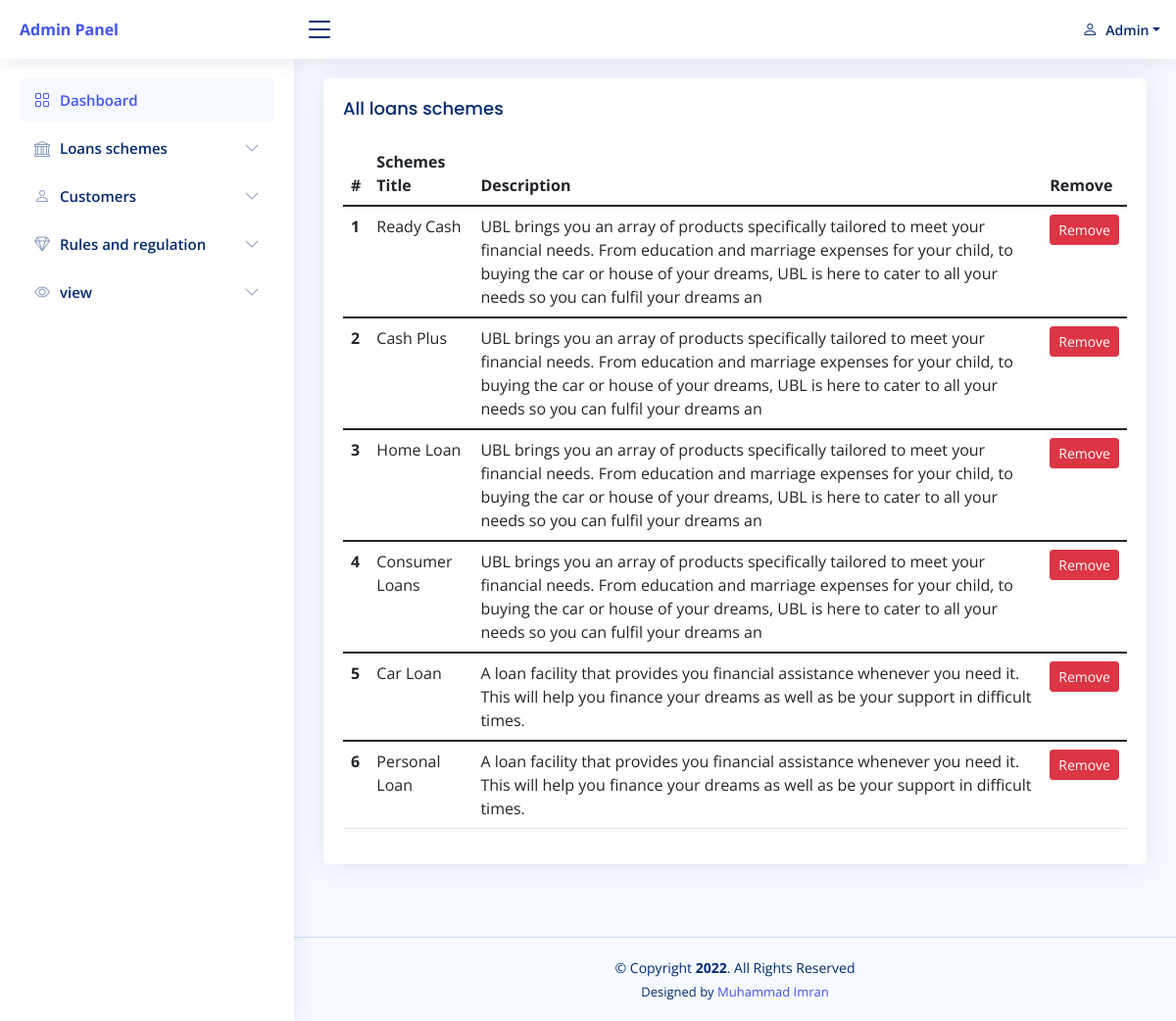
Page /NiceAdmin/All_loans_schemes.php (signed in) on the committed database.
### tables this page shows
CREATE TABLE `loans_schemes_table` (
  `loans_schemes_id` int(11) NOT NULL AUTO_INCREMENT,
  `loans_schemes_title` varchar(255) DEFAULT NULL,
  `loans_schemes_description` varchar(255) DEFAULT NULL,
  `interest_rate` varchar(255) DEFAULT NULL,
  PRIMARY KEY (`loans_schemes_id`)
);

### NiceAdmin/All_loans_schemes.php (the view, shortened to what this page needs)
<?php
require_once("header.php");
?>
  <main id="main" class="main">
    <section class="section dashboard">
      <div class="row">
        <div class="col-lg-12">
          <div class="card">
            <div class="card-body">
              <h5 class="card-title">All loans schemes </h5>
              <table class="table">
                <thead>
                  <tr>
                    <th scope="col">#</th>
                    <th scope="col">Schemes Title</th>
                    <th scope="col">Description</th>
                    <th scope="col">Remove</th>
                  </tr>
                </thead>
				<?php
				$query="select * from loans_schemes_table order by loans_schemes_id DESC";
				$runquery=mysqli_query($link,$query);
				$no = 1;
				if(mysqli_num_rows($runquery)>0){
				while($row=mysqli_fetch_array($runquery)){
				?>
                <tbody>
                  <tr>
                    <th scope="row"><?php echo $no; ?></th>
                    <td><?php echo $row['loans_schemes_title']; ?></td>
                    <td><?php echo $row['loans_schemes_description']; ?></td>
                    <td><a href="All_loans_schemes.php?DeleteID=<?php echo $row['loans_schemes_id']; ?>" onclick="return confirm('Are your sure to delete this record');"><button type="button" class="btn btn-danger btn-sm">Remove</button></a></td>
                  </tr>
				  <?php
				  $no++;
				}
				}else
				{
				?>
				 <tr>
                    <td colspan="4" class="text text-center text-danger">Rcord Not Found</td>
                  </tr>
				 <?php
				 }
				 ?>
                </tbody>
              </table>
            </div>
          </div>
        </div>
      </div>
    </section>
  <br/>
  </main>
  <?php
require_once("footer.php");
?>

### NiceAdmin/assets/css/style.css (style rules this page uses)
:root { scroll-behavior: smooth; }
body { font-family: "Open Sans", sans-serif; background: #f6f9ff; color: #444444; }
a { color: #4154f1; text-decoration: none; }
h1, h2, h3, h4, h5, h6 { font-family: "Nunito", sans-serif; }
#main { margin-top: 60px; padding: 20px 30px; transition: all 0.3s; }
.card { margin-bottom: 30px; border: none; border-radius: 5px; box-shadow: 0px 0 30px rgba(1, 41, 112, 0.1); overflow: hidden; }
.card-title { padding: 20px 0 15px 0; font-size: 18px; font-weight: 500; color: #012970; font-family: "Poppins", sans-serif; }
.card-body { padding: 0 20px 20px 20px; }
@media (min-width: 1200px) { #main, #footer { margin-left: 300px; } }

### rows in the picture
loans_schemes_table: loans_schemes_title "Ready Cash", loans_schemes_description "UBL brings you an array of products specifically tailored to meet your financial needs. From education and marriage expenses for your child, to buying the car or house of your dreams, UBL is here to cater to all your needs so you can fulfil your dreams an"
loans_schemes_table: loans_schemes_title "Cash Plus", loans_schemes_description "UBL brings you an array of products specifically tailored to meet your financial needs. From education and marriage expenses for your child, to buying the car or house of your dreams, UBL is here to cater to all your needs so you can fulfil your dreams an"
loans_schemes_table: loans_schemes_title "Home Loan", loans_schemes_description "UBL brings you an array of products specifically tailored to meet your financial needs. From education and marriage expenses for your child, to buying the car or house of your dreams, UBL is here to cater to all your needs so you can fulfil your dreams an"
loans_schemes_table: loans_schemes_title "Consumer Loans", loans_schemes_description "UBL brings you an array of products specifically tailored to meet your financial needs. From education and marriage expenses for your child, to buying the car or house of your dreams, UBL is here to cater to all your needs so you can fulfil your dreams an"
loans_schemes_table: loans_schemes_title "Car Loan", loans_schemes_description "A loan facility that provides you financial assistance whenever you need it. This will help you finance your dreams as well as be your support in difficult times."
loans_schemes_table: loans_schemes_title "Personal Loan", loans_schemes_description "A loan facility that provides you financial assistance whenever you need it. This will help you finance your dreams as well as be your support in difficult times."
